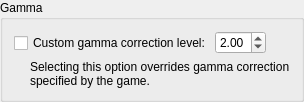
            <widget class="QGroupBox" name="gammaCorrectionGroupBox">
             <property name="toolTip">
              <string>&lt;html&gt;&lt;head/&gt;&lt;body&gt;&lt;p&gt;Some N64 games use gamma correction to brighten the image. When the frame buffer is enabled, gamma correction is applied automatically for all games that use it on the N64. You can use your own gamma correction instead with this option. The default level, used on the N64, is 2.&lt;/p&gt;&lt;p&gt;[Recommended: &lt;span style=&quot; font-style:italic;&quot;&gt;Unchecked; 2.00&lt;/span&gt;]&lt;/p&gt;&lt;/body&gt;&lt;/html&gt;</string>
             </property>
             <property name="title">
              <string>Gamma</string>
             </property>
             <layout class="QVBoxLayout" name="verticalLayout_15">
              <property name="spacing">
               <number>4</number>
              </property>
              <item>
               <layout class="QHBoxLayout" name="horizontalLayout_12">
                <item>
                 <widget class="QCheckBox" name="gammaCorrectionCheckBox">
                  <property name="text">
                   <string>Custom gamma correction level:</string>
                  </property>
                 </widget>
                </item>
                <item>
                 <layout class="QVBoxLayout" name="verticalLayout_16">
                  <property name="spacing">
                   <number>0</number>
                  </property>
                  <item>
                   <widget class="QDoubleSpinBox" name="gammaLevelSpinBox">
                    <property name="minimum">
                     <double>1.000000000000000</double>
                    </property>
                    <property name="maximum">
                     <double>4.000000000000000</double>
                    </property>
                    <property name="singleStep">
                     <double>0.100000000000000</double>
                    </property>
                    <property name="value">
                     <double>2.000000000000000</double>
                    </property>
                   </widget>
                  </item>
                  <item>
                   <spacer name="verticalSpacer_4">
                    <property name="orientation">
                     <enum>Qt::Vertical</enum>
                    </property>
                    <property name="sizeType">
                     <enum>QSizePolicy::Fixed</enum>
                    </property>
                    <property name="sizeHint" stdset="0">
                     <size>
                      <width>0</width>
                      <height>2</height>
                     </size>
                    </property>
                   </spacer>
                  </item>
                 </layout>
                </item>
                <item>
                 <spacer name="horizontalSpacer_5">
                  <property name="orientation">
                   <enum>Qt::Horizontal</enum>
                  </property>
                  <property name="sizeHint" stdset="0">
                   <size>
                    <width>0</width>
                    <height>0</height>
                   </size>
                  </property>
                 </spacer>
                </item>
               </layout>
              </item>
              <item>
               <widget class="QFrame" name="gammaCorrectionNoteFrame">
                <layout class="QHBoxLayout" name="horizontalLayout_21">
                 <property name="spacing">
                  <number>9</number>
                 </property>
                 <property name="leftMargin">
                  <number>0</number>
                 </property>
                 <property name="topMargin">
                  <number>0</number>
                 </property>
                 <property name="rightMargin">
                  <number>0</number>
                 </property>
                 <property name="bottomMargin">
                  <number>0</number>
                 </property>
                 <item>
                  <widget class="QLabel" name="gammaCorrectionNoteIcon">
                   <property name="sizePolicy">
                    <sizepolicy hsizetype="Fixed" vsizetype="Fixed">
                     <horstretch>0</horstretch>
                     <verstretch>0</verstretch>
                    </sizepolicy>
                   </property>
                   <property name="pixmap">
                    <pixmap resource="icon.qrc">:/Info.ico</pixmap>
                   </property>
                  </widget>
                 </item>
                 <item>
                  <widget class="QLabel" name="gammaCorrectionNoteLabel">
                   <property name="text">
                    <string>Selecting this option overrides gamma correction specified by the game.</string>
                   </property>
                   <property name="wordWrap">
                    <bool>true</bool>
                   </property>
                  </widget>
                 </item>
                </layout>
               </widget>
              </item>
              <item>
               <spacer name="verticalSpacer_15">
                <property name="orientation">
                 <enum>Qt::Vertical</enum>
                </property>
                <property name="sizeHint" stdset="0">
                 <size>
                  <width>0</width>
                  <height>0</height>
                 </size>
                </property>
               </spacer>
              </item>
             </layout>
            </widget>
